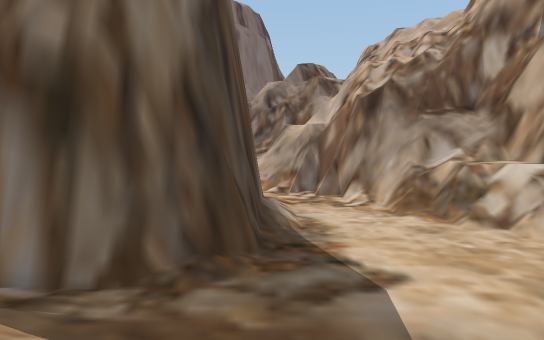
[1] (above)

16 first-person views from a walk through a Unity game level. The camera is 1.5 m above the floor, tilts 4° down and sees 70° across. The floor is counted in squares, 2 m on a side. Each view is taken from the middle of a square. On the plan, view 1 faces up. The plan holds only what a view shows up to about 12 squares ahead; the rest is blank. The place goes on beyond the plan. The player is left out.

[2]
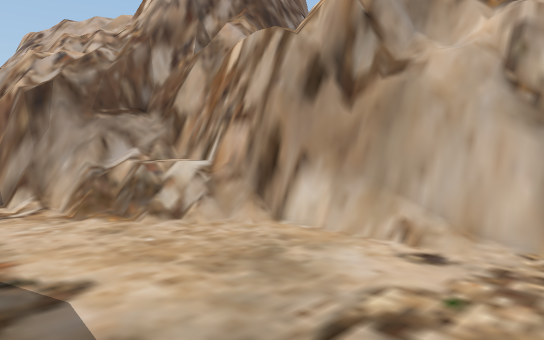

[3]
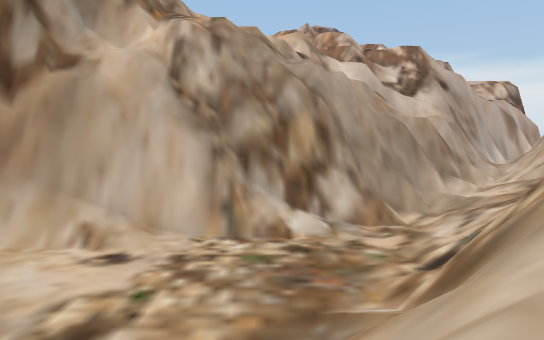

[4]
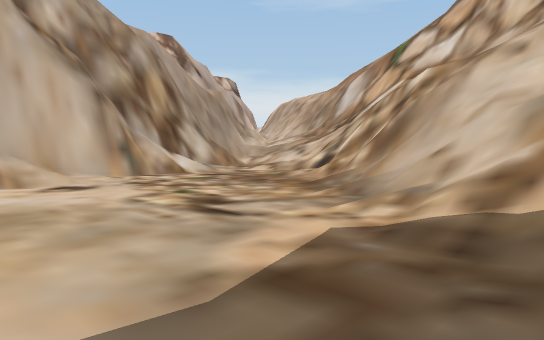

[5]
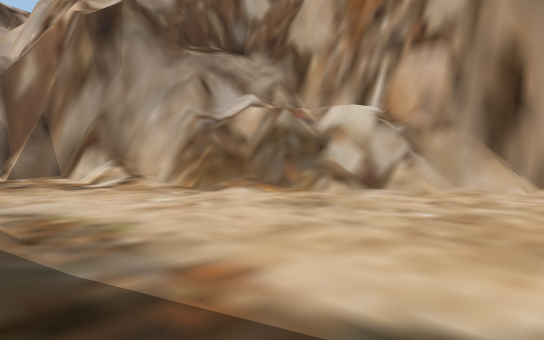

[6]
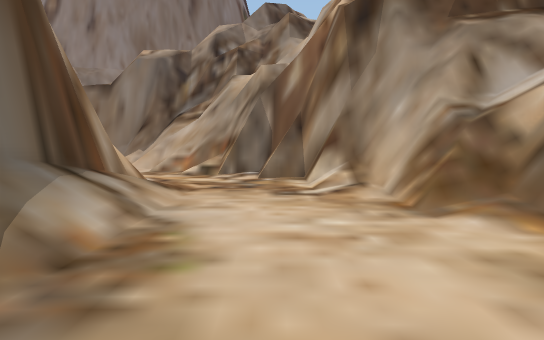

[7]
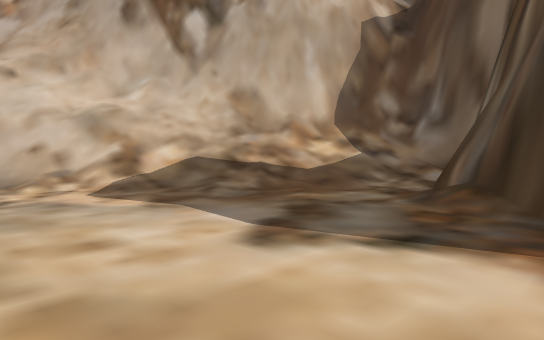

[8]
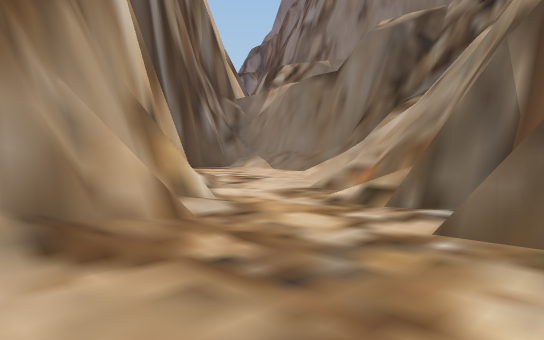

[9]
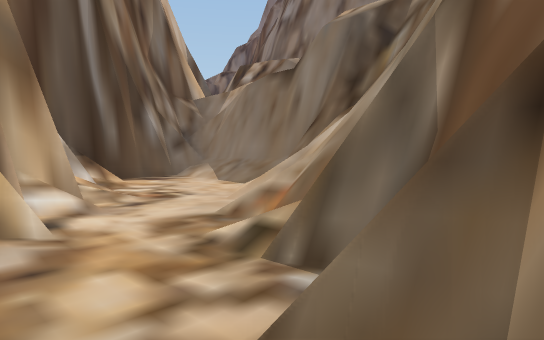

[10]
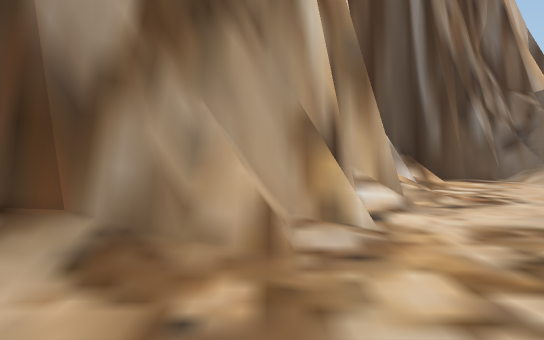

[11]
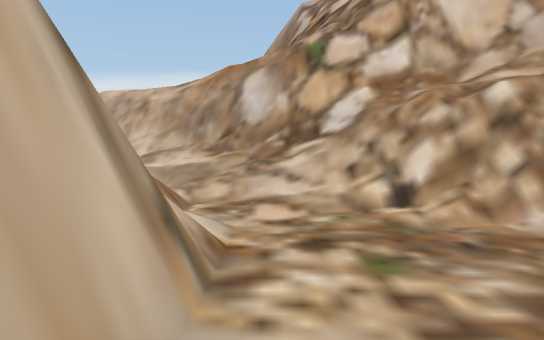

[12]
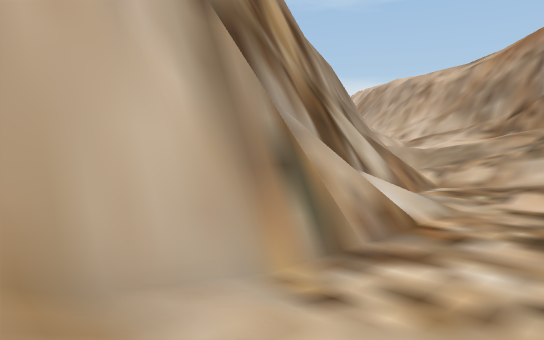

[13]
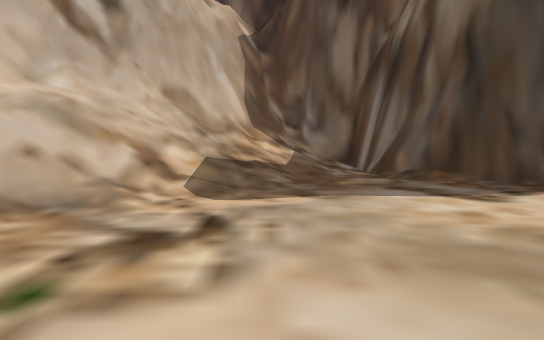

[14]
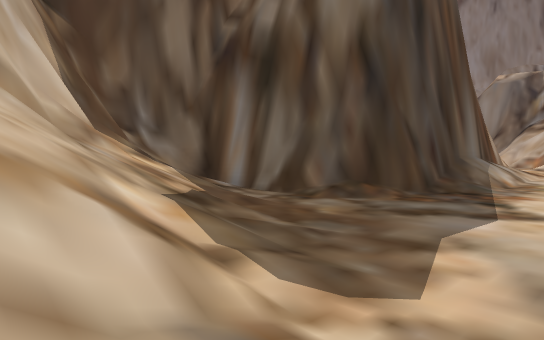

[15]
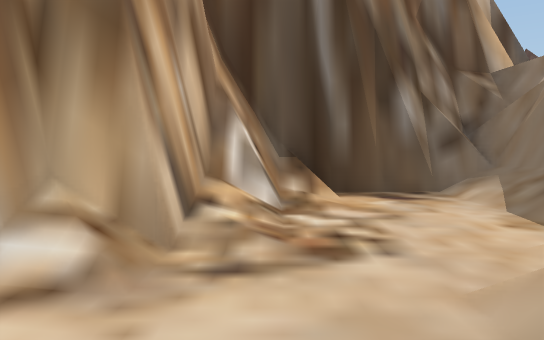

[16]
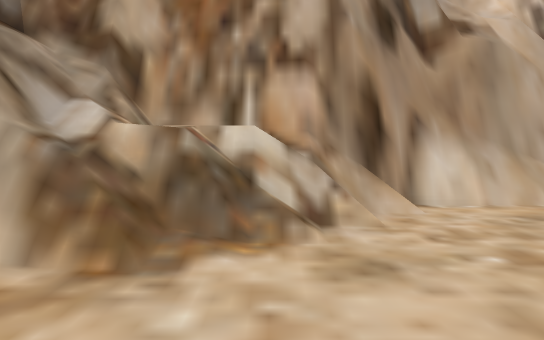

### Floor plan
Key: @ floor where view 1 was taken; # wall or solid block; . main floor; : floor 0.5 m higher than the main floor; + floor 1.5 m higher than the main floor; * floor 2.75 m higher than the main floor; % floor 3 m higher than the main floor; & floor 5 m higher than the main floor; / step, stairs or slope; = window, fence, low wall or low ledge; v drop or lower ground.
Columns run from 8 left of view 1 to 13 right of it. Each row starts with its distance up from view 1.
 21 #######
 20 #....####
 19 #.....==#
 18 ##...../##
 17  ##...../##
 16   ###/.../#######
 15     ###....##=//#
 14       ##.../###/#
 13        #/...#///#
 12        #/...//*%#
 11        #/....#/%#
 10         /....==/#
  9         /.....#=#
  8        #/....../#
  7       ##........#
  6    ####/........#
  5   ##/...........##
  4   #////........./#
  3   ##////......../#
  2    ##////........#
  1     ##/////......##
  0      ##/@///.....##
 -1       #//////..../#
 -2       ###//=#/....##
 -3        ##///v#//../#
 -4         #/////////:##
 -5         #///&///////#
 -6         ###=//////+//
 -7           #######////#
 -8                 ###///
 -9                   ###

Where each view was taken, in squares from view 1:
view 1: 0 up, 0 right, facing up
view 2: 0 up, 0 right, facing up-right
view 3: 0 up, 0 right, facing right
view 4: 5 up, 0 right, facing down-right
view 5: 6 up, 0 right, facing up-right
view 6: 7 up, 2 right, facing up
view 7: 8 up, 4 right, facing down-left
view 8: 12 up, 3 right, facing up-left
view 9: 14 up, 3 right, facing up-left
view 10: 14 up, 3 right, facing left
view 11: 4 up, 8 right, facing down
view 12: 3 up, 7 right, facing down-right
view 13: 3 up, 7 right, facing left
view 14: 0 up, 3 right, facing up-left
view 15: 17 up, 0 right, facing left
view 16: 10 up, 0 right, facing right
